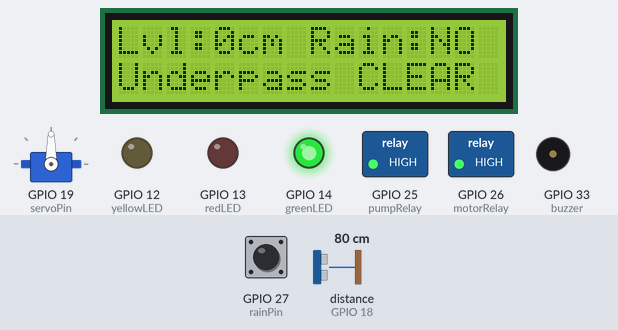
A sketch run on a simulated ESP32. Shown: servo, 16×2 character LCD, switched loads named in the sketch (green lamp = pin HIGH), output pins drawn as LEDs (lit = HIGH), buzzer (waves = sounding, pin HIGH). Wiring (inferred from the names in the program): ultrasonic range finder: trigger GPIO 5; echo GPIO 18. Inputs (shaded band) come from the test bench; at power-on: distance to the obstacle (sensor on GPIO 18) 80 cm, GPIO 27 (rainPin) HIGH. The echo pulse lasts 58.3 µs per cm; WiFi joins after 1.5 s; servers stay silent unless stated; pins used as bus, display or sensor lines are not drawn.

Above: at 3.5 s.
3.6 s: distance to the obstacle (sensor on GPIO 18) set to 2 cm
At 4.5 s:
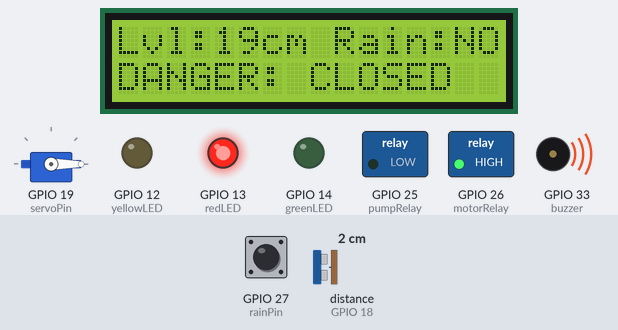
5.4 s: GPIO 27 (rainPin) pulled LOW for 1 s
At 6.7 s:
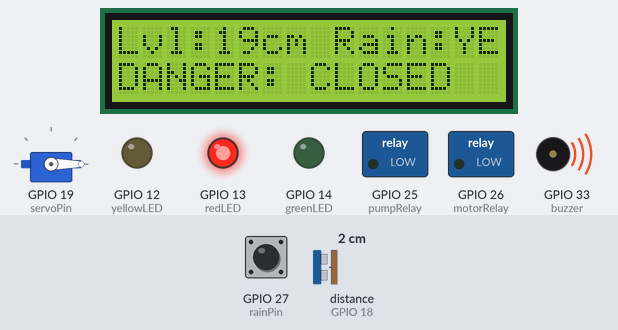
8.4 s: distance to the obstacle (sensor on GPIO 18) set to 5 cm
At 9.6 s:
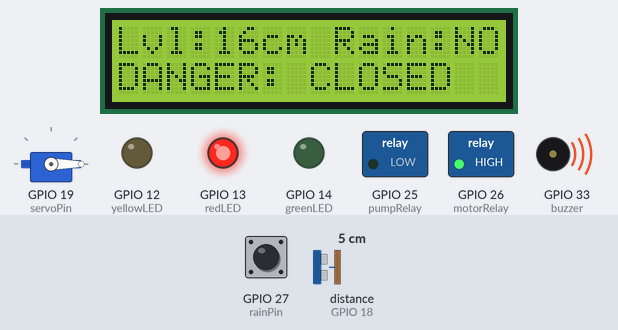
10.4 s: distance to the obstacle (sensor on GPIO 18) set to 8 cm
At 12.1 s:
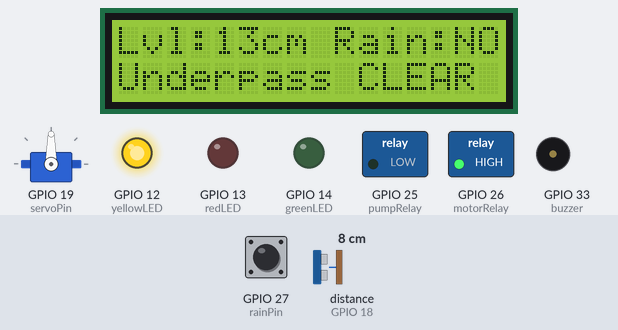
12.4 s: GPIO 27 (rainPin) pulled LOW for 3.2 s
At 13.8 s:
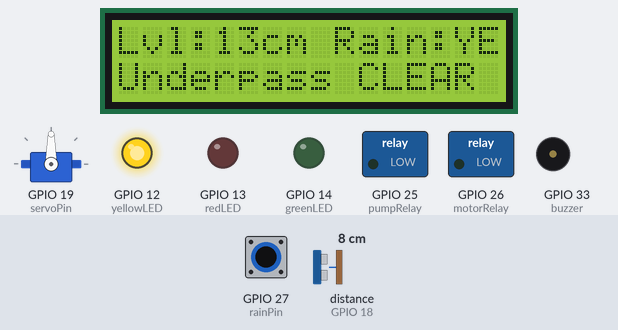
17.4 s: distance to the obstacle (sensor on GPIO 18) set to 35 cm
At 18.8 s:
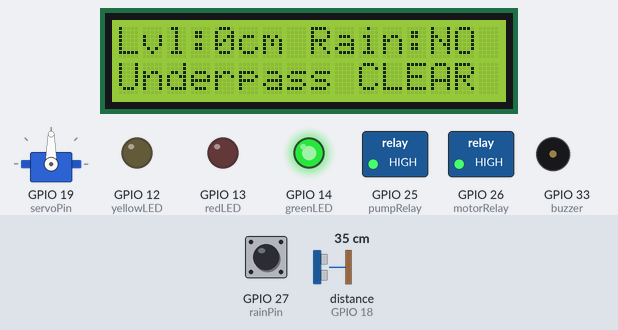
Timing chart, 0 to 20.4 s (numbered marks = the images above; inputs shaded):
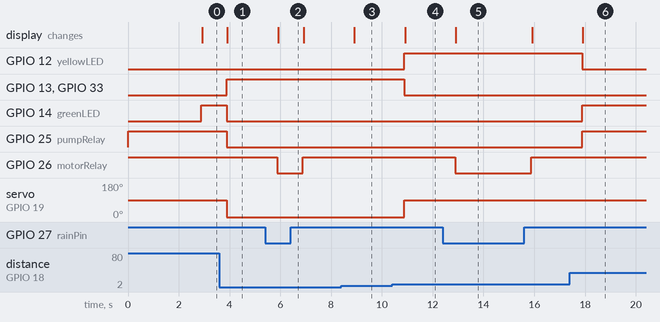

The sketch:

Final.ino
```cpp
/********************************************************
 SMART UNDERPASS WATERLOGGING SYSTEM
 FIXED: RAIN-TRIGGERED DRAINAGE + AUTO LOGIC + BLYNK ALERTS
 ESP32 + BLYNK + LCD + MANUAL DRAINAGE
********************************************************/

#define BLYNK_TEMPLATE_ID ""
#define BLYNK_TEMPLATE_NAME ""
#define BLYNK_AUTH_TOKEN ""

#include <WiFi.h>
#include <WiFiClient.h>
#include <BlynkSimpleEsp32.h>
#include <ESP32Servo.h>
#include <Wire.h>
#include <LiquidCrystal_I2C.h>

// ================= WIFI DETAILS =================
char ssid[] = "";
char pass[] = "";

// ================= PIN DEFINITIONS =================
#define rainPin 27
#define trigPin 5
#define echoPin 18
#define motorRelay 26  // Drainage Motor
#define pumpRelay 25   // Water Pump
#define greenLED 14
#define yellowLED 12
#define redLED 13
#define buzzer 33
#define servoPin 19

// ================= RELAY LOGIC =================
#define RELAY_ON  LOW
#define RELAY_OFF HIGH

// ================= OBJECTS & VARS =================
Servo barricade;
LiquidCrystal_I2C lcd27(0x27, 16, 2);
LiquidCrystal_I2C lcd3F(0x3F, 16, 2);
LiquidCrystal_I2C* lcd = nullptr;

bool lcdReady = false;
BlynkTimer timer;
long duration = 0;
int distance = 0;
int waterLevel = 0;
int maxHeight = 20;
bool pumpState = false;
bool motorState = false;
bool autoMode = true;
int currentServoAngle = 90;

// ================= I2C SCANNER & LCD =================
bool i2cDeviceExists(uint8_t addr) {
  Wire.beginTransmission(addr);
  return (Wire.endTransmission() == 0);
}

void initLCD() {
  if (i2cDeviceExists(0x27)) { lcd = &lcd27; lcdReady = true; }
  else if (i2cDeviceExists(0x3F)) { lcd = &lcd3F; lcdReady = true; }

  if (lcdReady) {
    lcd->init();
    lcd->backlight();
    lcd->setCursor(0,0);
    lcd->print("System Online");
  }
}

// ================= BLYNK CONTROLS =================
BLYNK_WRITE(V4) { // Manual Pump
  if (!autoMode) {
    pumpState = param.asInt();
    digitalWrite(pumpRelay, pumpState ? RELAY_ON : RELAY_OFF);
  }
}

BLYNK_WRITE(V5) { // Manual Servo
  if (!autoMode) {
    currentServoAngle = constrain(param.asInt(), 0, 180);
    barricade.write(currentServoAngle);
  }
}

BLYNK_WRITE(V6) { // Manual Drainage Motor
  if (!autoMode) {
    motorState = param.asInt();
    digitalWrite(motorRelay, motorState ? RELAY_ON : RELAY_OFF);
  }
}

BLYNK_WRITE(V7) { // Auto Mode Toggle
  autoMode = param.asInt();
}

BLYNK_CONNECTED() {
  Blynk.syncAll();
}

// ================= SENSOR & AUTO LOGIC =================
void sendSensorData() {
  int rainDetected = digitalRead(rainPin);

  digitalWrite(trigPin, LOW);
  delayMicroseconds(2);
  digitalWrite(trigPin, HIGH);
  delayMicroseconds(10);
  digitalWrite(trigPin, LOW);
  duration = pulseIn(echoPin, HIGH, 30000);

  if (duration > 0) {
    distance = duration * 0.034 / 2;
    waterLevel = constrain(maxHeight - distance, 0, maxHeight);
  }

  if (autoMode) {
    motorState = (rainDetected == LOW);
    digitalWrite(motorRelay, motorState ? RELAY_ON : RELAY_OFF);

    if (waterLevel >= 6) pumpState = true;
    else if (waterLevel <= 3) pumpState = false;
    digitalWrite(pumpRelay, pumpState ? RELAY_ON : RELAY_OFF);

    currentServoAngle = (waterLevel < 15) ? 90 : 0;
    barricade.write(currentServoAngle);
  }

  // LED & Buzzer
  if (waterLevel < 5) {
    digitalWrite(greenLED, HIGH); digitalWrite(yellowLED, LOW); digitalWrite(redLED, LOW); digitalWrite(buzzer, LOW);
  } else if (waterLevel < 15) {
    digitalWrite(greenLED, LOW); digitalWrite(yellowLED, HIGH); digitalWrite(redLED, LOW); digitalWrite(buzzer, LOW);
  } else {
    digitalWrite(greenLED, LOW); digitalWrite(yellowLED, LOW); digitalWrite(redLED, HIGH); digitalWrite(buzzer, HIGH);
  }

  if (lcdReady) {
    lcd->setCursor(0, 0);
    lcd->print("Lvl:"); lcd->print(waterLevel); lcd->print("cm Rain:");
    lcd->print(rainDetected == LOW ? "YES" : "NO ");
    lcd->setCursor(0, 1);
    if (waterLevel >= 15) lcd->print("DANGER: CLOSED ");
    else lcd->print("Underpass CLEAR");
  }

  if (Blynk.connected()) {
    Blynk.virtualWrite(V0, waterLevel);
    Blynk.virtualWrite(V1, (rainDetected == LOW) ? 255 : 0);
    Blynk.virtualWrite(V2, pumpState ? 255 : 0);
    Blynk.virtualWrite(V4, pumpState);
    Blynk.virtualWrite(V5, currentServoAngle);
    Blynk.virtualWrite(V6, motorState);

    // --- UPDATED ALERT LOGIC FOR V3 ---
    if (waterLevel >= 15) {
      Blynk.virtualWrite(V3, "DANGER: FLOODED");
    } else if (waterLevel >= 5) {
      Blynk.virtualWrite(V3, "WARNING: HIGH");
    } else {
      Blynk.virtualWrite(V3, "SAFE: CLEAR");
    }
  }
}

void setup() {
  Serial.begin(115200);
  pinMode(rainPin, INPUT_PULLUP);
  pinMode(trigPin, OUTPUT);
  pinMode(echoPin, INPUT);
  pinMode(motorRelay, OUTPUT);
  pinMode(pumpRelay, OUTPUT);
  digitalWrite(motorRelay, RELAY_OFF);
  digitalWrite(pumpRelay, RELAY_OFF);
  pinMode(greenLED, OUTPUT);
  pinMode(yellowLED, OUTPUT);
  pinMode(redLED, OUTPUT);
  pinMode(buzzer, OUTPUT);
  barricade.attach(servoPin);
  barricade.write(90);
  Wire.begin(21, 22);
  initLCD();
  Blynk.begin(BLYNK_AUTH_TOKEN, ssid, pass);
  timer.setInterval(1000L, sendSensorData);
}

void loop() {
  Blynk.run();
  timer.run();
}
```

Measured:
- the behaviour switches between 6 and 7 cm on distance to the obstacle (sensor on GPIO 18) (found by bisection; images 3 and 4)
- after the input at 3.6 s, GPIO 13 (redLED), GPIO 33 (buzzer): LOW → HIGH after 0.28 s; GPIO 14 (greenLED), GPIO 25 (pumpRelay): HIGH → LOW after 0.28 s; servo on GPIO 19 (servoPin): 90° → 0° after 0.28 s; the display: changes after 0.31 s (image 1)
- after the input at 5.4 s, GPIO 26 (motorRelay): HIGH → LOW after 0.48 s, → HIGH 1.0 s later; the display: changes after 0.51 s (image 2)
- after the input at 8.4 s, the display: changes after 0.51 s (image 3)
- after the input at 10.4 s, GPIO 12 (yellowLED): LOW → HIGH after 0.48 s; GPIO 13 (redLED), GPIO 33 (buzzer): HIGH → LOW after 0.48 s; servo on GPIO 19 (servoPin): 0° → 90° after 0.48 s; the display: changes after 0.51 s (image 4)
- after the input at 12.4 s, GPIO 26 (motorRelay): HIGH → LOW after 0.48 s, → HIGH 3.0 s later; the display: changes after 0.51 s (image 5)
- after the input at 17.4 s, GPIO 12 (yellowLED): HIGH → LOW after 0.48 s; GPIO 14 (greenLED), GPIO 25 (pumpRelay): LOW → HIGH after 0.48 s; the display: changes after 0.51 s (image 6)
